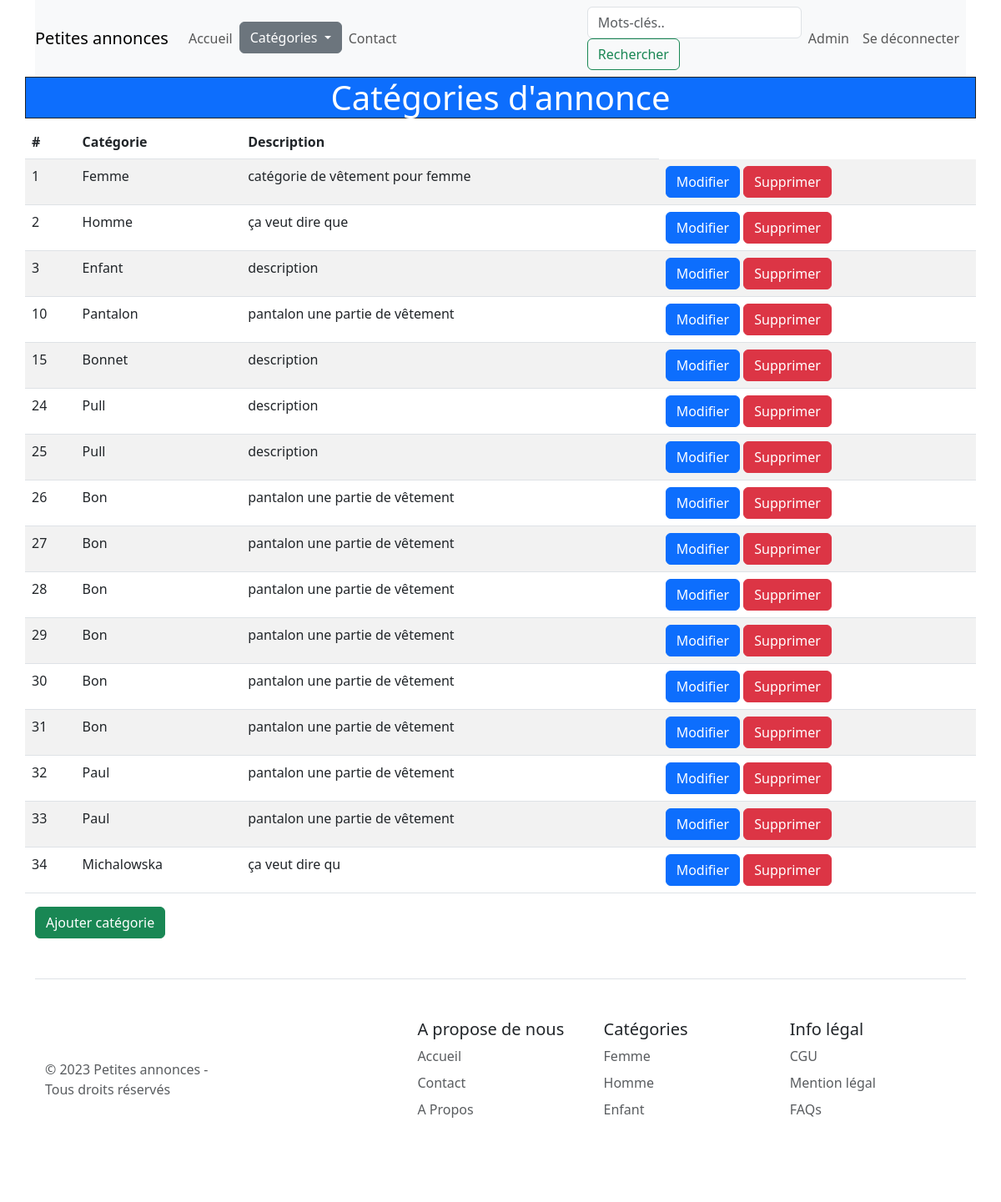
The page /index.php?p=categories (signed in) on the database its author committed.
### tables this page shows
CREATE TABLE IF NOT EXISTS `categories` (
  `id` int UNSIGNED NOT NULL AUTO_INCREMENT,
  `nom_categorie` varchar(150) DEFAULT NULL,
  `description` text,
  PRIMARY KEY (`id`)
);

### models/functions.php (called while the page is built, shortened)
<?php
function connect() {
    $hostname = 'localhost';
    $dbname = 'projet_annonces';
    $username = 'root';
    $password = '';
    $dsn = "mysql:host=$hostname;dbname=$dbname";
    try{
      return new PDO($dsn, $username, $password);
    } catch (Exception $e){
      echo $e->getMessage();
    }
}
function getCategories() {
    try {
        $db = connect();
        $categoriesQuery=$db->query('SELECT * FROM categories');
        return $categoriesQuery->fetchAll(PDO::FETCH_ASSOC);
    } catch (Exception $e) {
        echo $e->getMessage();
    }
}

### views/Admin/categories.php (the view, shortened to what this page needs)
<?php
try {
 $categories=getCategories();
} catch (Exception $e) {
    echo $e->getMessage();
}
?>
<div class='row'>
<h1 class='col-md-12 text-center border border-dark bg-primary text-white'>Catégories d'annonce</h1>
    <table class='table table-striped'>
        <thead>
            <tr>
                <th scope='col'>#</th>
                <th scope='col'>Catégorie</th>
                <th scope='col'>Description</th>
            </tr>
        </thead>
        <tbody>
            <?php foreach ($categories as $cat) : ?>
                <tr>
                    <td><?= $cat['id'] ?></td>
                    <td><?= htmlentities($cat['nom_categorie']) ?></td>
                    <td><?= htmlentities($cat['description']) ?></td>
                    <td>
                        <a class='btn btn-primary' href='categorie_form.php&id=<?= $cat['id'] ?>' role='button'>Modifier</a>
                        <a class='btn btn-danger' href='index.php?p=categorie_del&id=<?= $cat['id'] ?>' role='button'>Supprimer</a>
                    </td>
                </tr>
            <?php endforeach; ?>
        </tbody>
    </table>
</div>
<div class='row'>
    <div class='col'>
        <a class='btn btn-success' href='index.php?p=categorie_form' role='button'>Ajouter catégorie</a>
    </div>
</div>

### rows shown on the page
categories: id "1", nom_categorie "Femme", description "catégorie de vêtement pour femme"
categories: id "2", nom_categorie "Homme", description "ça veut dire que"
categories: id "3", nom_categorie "Enfant", description "description"
categories: id "10", nom_categorie "Pantalon", description "pantalon une partie de vêtement"
categories: id "15", nom_categorie "Bonnet", description "description"
categories: id "24", nom_categorie "Pull", description "description"
categories: id "25", nom_categorie "Pull", description "description"
categories: id "26", nom_categorie "Bon", description "pantalon une partie de vêtement"
categories: id "27", nom_categorie "Bon", description "pantalon une partie de vêtement"
categories: id "28", nom_categorie "Bon", description "pantalon une partie de vêtement"
categories: id "29", nom_categorie "Bon", description "pantalon une partie de vêtement"
categories: id "30", nom_categorie "Bon", description "pantalon une partie de vêtement"
categories: id "31", nom_categorie "Bon", description "pantalon une partie de vêtement"
categories: id "32", nom_categorie "Paul", description "pantalon une partie de vêtement"
categories: id "33", nom_categorie "Paul", description "pantalon une partie de vêtement"
categories: id "34", nom_categorie "Michalowska", description "ça veut dire qu"
